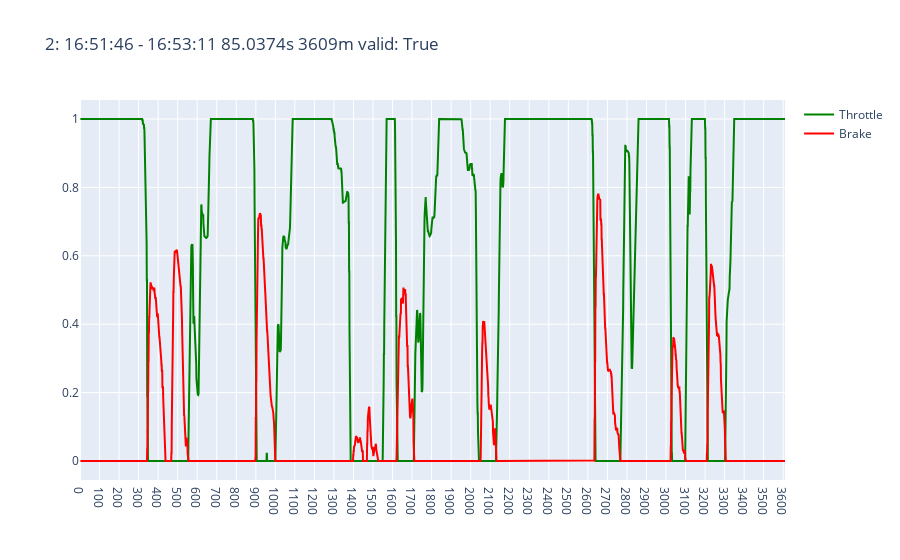
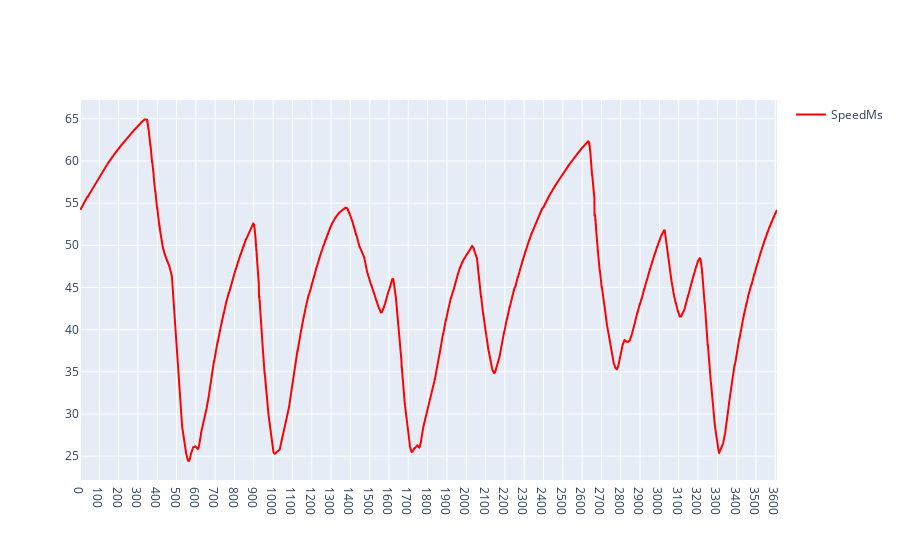
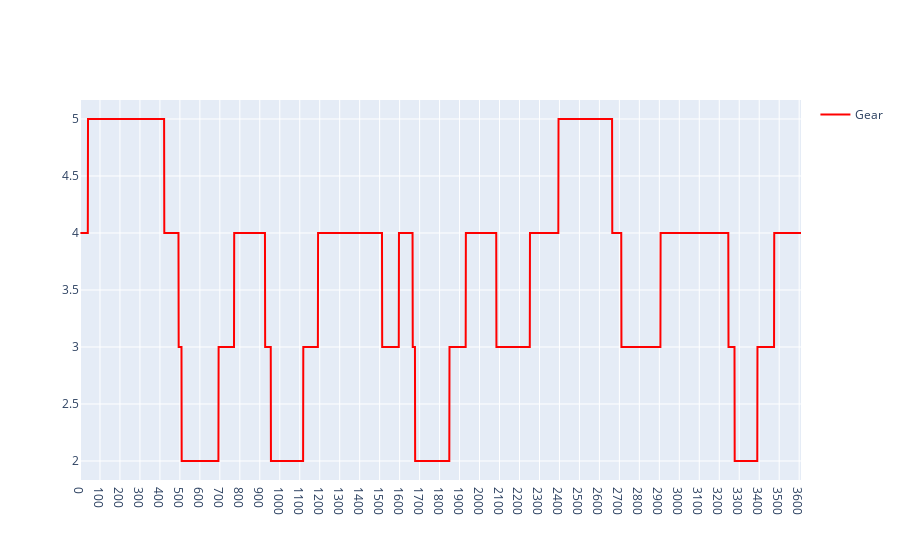
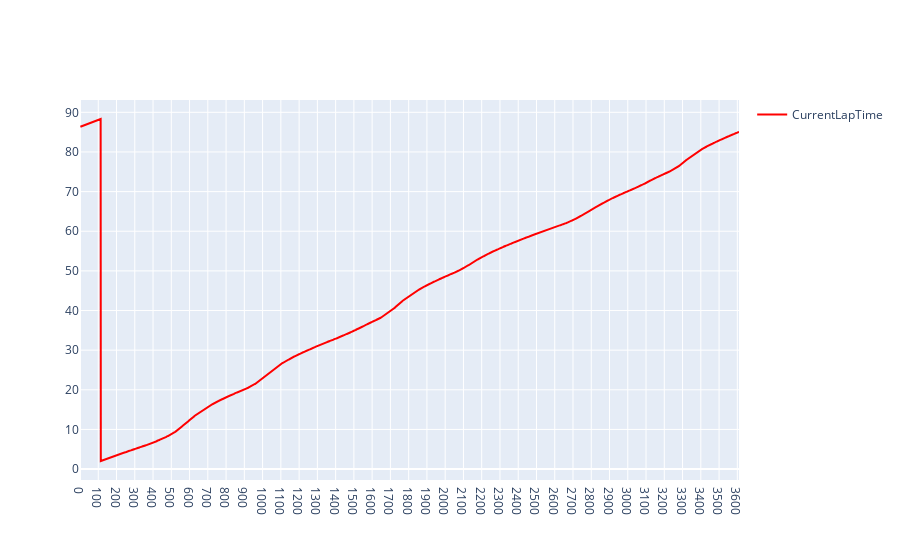

The cell these charts' notebook holds for them, in order:
### Code cell
for data_frame in data_frames:
    lap = data_frame["lap"]
    lap_df = data_frame["df"]
    # display(lap_df.head())
    columns = ["Brake", "SpeedMs", "Throttle", "Gear", "CurrentLapTime", "SteeringAngle"]
    lap_df = analyzer.resample(lap_df, columns=columns)
    data_frame["df"] = lap_df

    # window_length = 9  # should be odd and >= polynomial_order + 2
    # polynomial_order = 2
    # lap_df['Throttle'] = scipy.signal.savgol_filter(lap_df['Throttle'], window_length, polynomial_order)

    fig = lap_fig(lap_df)
    fig.update_layout(title=dict(text=f"{lap}"))
    fig.show()

    fig = lap_fig(lap_df, columns=["SpeedMs"])
    fig.show()
    fig = lap_fig(lap_df, columns=["Gear"])
    fig.show()
    fig = lap_fig(lap_df, columns=["CurrentLapTime"])
    fig.show()
    fig.update_layout(title=dict(text=f"{lap}"))

### Figure 1 — Plotly figure (JSON) as saved in the notebook; plotly's stock layout.template omitted (floating-point values rounded to 4 significant figures; data arrays with more than 128 entries replaced by an {"elided": "..."} marker saying what was removed)
{"data": [{"line": {"color": "green"}, "marker": {"size": 1}, "name": "Throttle", "showlegend": true, "type": "scatter", "x": {"elided": "3609 float values"}, "y": {"elided": "3609 float values"}}, {"line": {"color": "red"}, "marker": {"size": 1}, "name": "Brake", "showlegend": true, "type": "scatter", "x": {"elided": "3609 float values"}, "y": {"elided": "3609 float values"}}], "layout": {"title": {"text": "2: 16:51:46 - 16:53:11 85.0374s 3609m valid: True"}, "xaxis": {"dtick": 100, "range": [0, 3609.0]}}}

### Figure 2 — Plotly figure (JSON) as saved in the notebook; plotly's stock layout.template omitted (floating-point values rounded to 4 significant figures; data arrays with more than 128 entries replaced by an {"elided": "..."} marker saying what was removed)
{"data": [{"line": {"color": "red"}, "marker": {"size": 1}, "name": "SpeedMs", "showlegend": true, "type": "scatter", "x": {"elided": "3609 float values"}, "y": {"elided": "3609 float values"}}], "layout": {"xaxis": {"dtick": 100, "range": [0, 3609.0]}}}

### Figure 3 — Plotly figure (JSON) as saved in the notebook; plotly's stock layout.template omitted (floating-point values rounded to 4 significant figures; data arrays with more than 128 entries replaced by an {"elided": "..."} marker saying what was removed)
{"data": [{"line": {"color": "red"}, "marker": {"size": 1}, "name": "Gear", "showlegend": true, "type": "scatter", "x": {"elided": "3609 float values"}, "y": {"elided": "3609 int values"}}], "layout": {"xaxis": {"dtick": 100, "range": [0, 3609.0]}}}

### Figure 4 — Plotly figure (JSON) as saved in the notebook; plotly's stock layout.template omitted (floating-point values rounded to 4 significant figures; data arrays with more than 128 entries replaced by an {"elided": "..."} marker saying what was removed)
{"data": [{"line": {"color": "red"}, "marker": {"size": 1}, "name": "CurrentLapTime", "showlegend": true, "type": "scatter", "x": {"elided": "3609 float values"}, "y": {"elided": "3609 float values"}}], "layout": {"xaxis": {"dtick": 100, "range": [0, 3609.0]}}}
